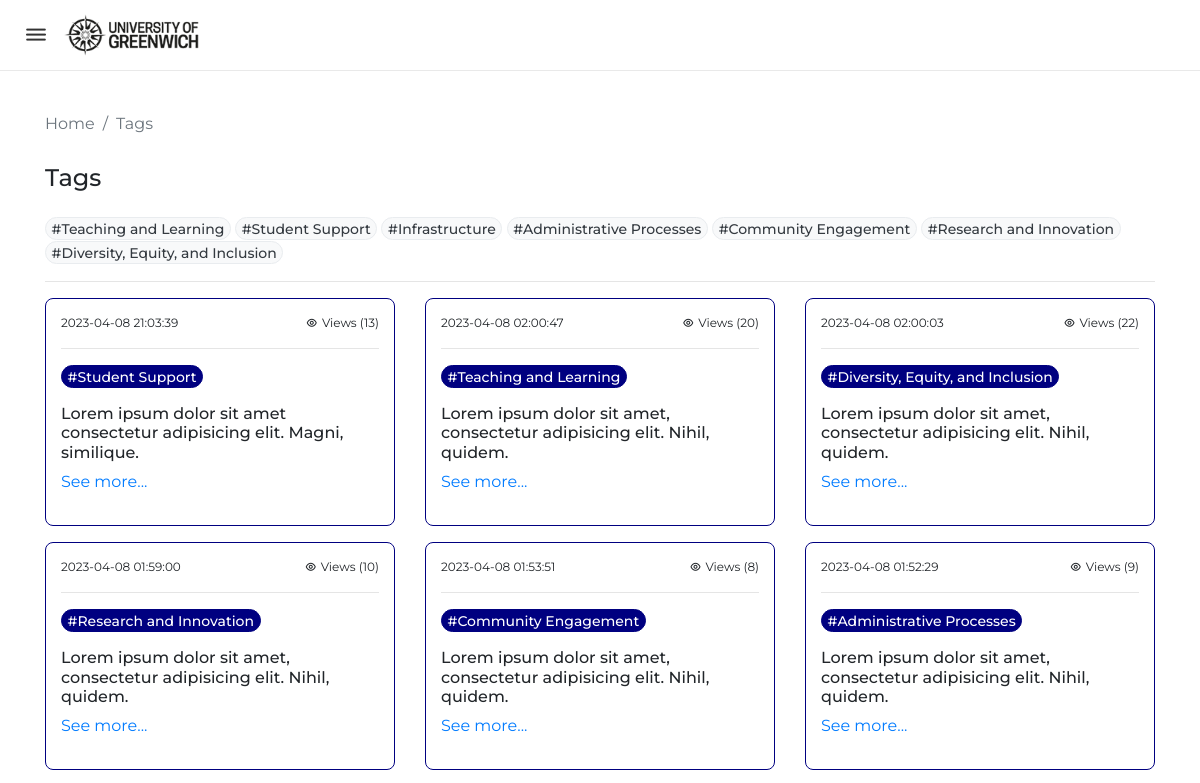
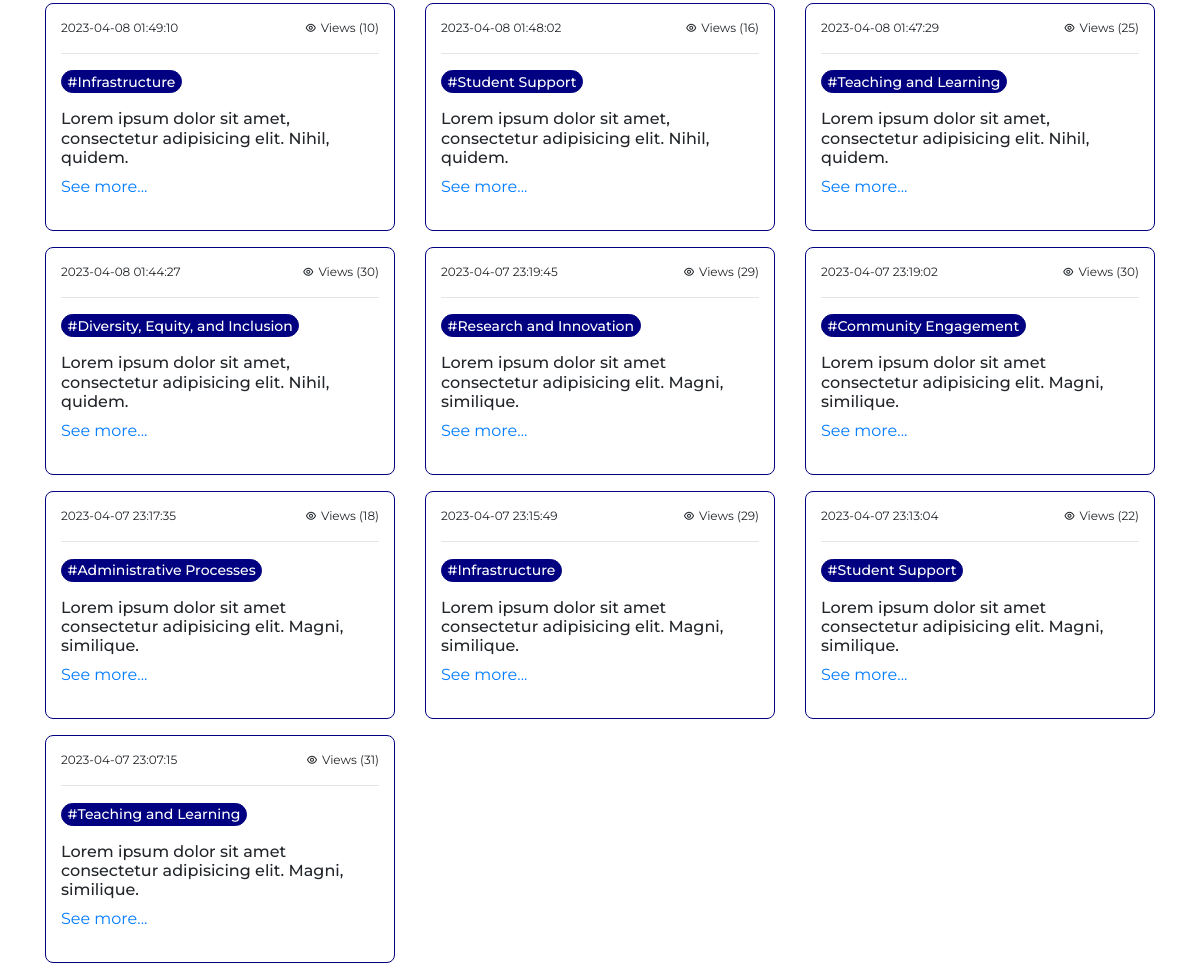
/tags_administrator.php, run on the app's committed database (2 pictures, top to bottom).
### tables this page shows
CREATE TABLE `category` (
  `CategoryID` int(11) NOT NULL,
  `CategoryName` varchar(50) NOT NULL,
  `CategoryStatus` varchar(20) NOT NULL
);

CREATE TABLE `idea` (
  `IdeaID` int(11) NOT NULL,
  `AcademicYearID` int(11) NOT NULL,
  `CategoryID` int(11) NOT NULL,
  `IdeaTitle` varchar(100) NOT NULL,
  `IdeaDetails` varchar(255) NOT NULL,
  `AttachmentFile` text NOT NULL,
  `isAnonymous` varchar(20) NOT NULL,
  `UploadedBy` int(11) NOT NULL,
  `UploadedOn` datetime NOT NULL,
  `Views` int(11) NOT NULL
);

### tags_administrator.php (the view, shortened to what this page needs)
<?php
include('connect.php');
?>
<!DOCTYPE html>
<html lang="en">
<head>
    <link rel="stylesheet" href="style.css">
    <link rel="stylesheet" href="https://unicons.iconscout.com/release/v4.0.0/css/line.css">
    <link rel="stylesheet" href="https://cdn.jsdelivr.net/npm/bootstrap@4.6.2/dist/css/bootstrap.min.css">
</head>
<body>
    <nav class="navi-bar">
        <div class="logo">
            <i class="uil uil-bars menu-icon"></i>
            <img src="img/uog-logo.png" alt="University of Greenwich Logo">
        </div>
    </nav>
    <main>
        <div class="container" style="margin-top: 100px;">
            <nav aria-label="breadcrumb">
                <ol class="breadcrumb">
                  <li class="breadcrumb-item"><a href="home_administrator.php">Home</a></li>
                  <li class="breadcrumb-item active" aria-current="page">Tags</li>
                </ol>
              </nav>
            <div class="tags-container">
                <h4>Tags</h4>
                <div class="post-tags mt-4">
                    <?php
                    $query = "SELECT * FROM category";
                    $result = mysqli_query($connection, $query);
                    while ($row = mysqli_fetch_assoc($result)) {
                        ?>
                        <span class="badge rounded-pill bg-light text-dark text-wrap tags" style="font-size: 14px; font-weight: 500;" data-id="<?php echo $row['CategoryID']?>" name="btnCategory">#<?php echo $row['CategoryName']?></span>
                        <?php
                    }
                    ?>
                </div>
            </div>
            <hr>
            <div class="tag-idea-container">
                <div class="row">
                <?php
                $result = mysqli_query($connection,"SELECT *
                                                    FROM idea
                                                    INNER JOIN academicyear ON academicyear.AcademicYearID=idea.AcademicYearID
                                                    INNER JOIN category ON category.CategoryID=idea.CategoryID
                                                    INNER JOIN user ON user.UserID=idea.UploadedBy
                                                    ORDER BY idea.UploadedOn DESC");
                while($row = mysqli_fetch_array($result))
                {
                ?>
                    <div class="col-lg-4 mb-3">
                        <div class="idea-post">
                            <div class="idea-header">
                                <small class="mb-0" style="font-size: 12px;"><?php echo $row['UploadedOn']?></small>
                                <small class="mb-0" style="font-size: 12px;"><i class="uil uil-eye mr-1"></i>Views (<?php echo $row['Views']?>)</small>
                            </div>
                            <hr>
                            <span class="badge rounded-pill bg-light text-dark text-wrap mb-2 tags active" style="font-size: 14px; font-weight: 500;">#<?php echo $row['CategoryName']?></span>
                                <h6 class="my-2"><?php echo $row['IdeaTitle']?></h6>
                                <p>
                                    <a href="ideadetails_administrator.php?IdeaID=<?php echo $row['IdeaID']?>" class="read-more-link">See more...</a>
                                </p>
                        </div>
                    </div>
                <?php
                }
                ?>
                </div>
            </div>
        </div>
    </main>
</body>
</html>

### style.css (style rules this page uses)
* { margin: 0; padding: 0; box-sizing: border-box; font-family: 'Montserrat', sans-serif; }
body { height: 100vh; }
.navi-bar { position: fixed; top: 0; left: 0; height: 70px; width: 100%; display: flex; align-items: center; background: #FFFFFF; box-shadow: 0 0 1px rgba(0, 0, 0, 0.5); z-index: 100; }
.navi-bar .logo { display: flex; align-items: center; margin: 0 24px; }
.logo .menu-icon { color: #333333; font-size: 24px; margin-right: 14px; cursor: pointer; }
.logo img { width: 140px; }
.breadcrumb { background-color: #FFFFFF !important; padding: 12px 0 !important; }
.breadcrumb a { text-decoration: none !important; color: #6C757D !important; }
.tag-idea-container { display: flex; align-items: center; justify-content: center; }
.tags { background-color: #F8F9FA !important; border: 1px solid #E9ECEF; cursor: pointer; }
.tags:hover, .tags.active { background-color: #000080 !important; border: 1px solid #000080; color: #FFFFFF !important; }
.idea-header { display: flex; align-items: center; justify-content: space-between; }
.idea-post { width: 100%; border-radius: 8px; padding: 15px 15px; border: 1px solid rgba(0, 0, 0, 0.15); border-color: #000080; }

### data on the page
category: CategoryName "Teaching and Learning"
category: CategoryName "Student Support"
category: CategoryName "Infrastructure"
category: CategoryName "Administrative Processes"
category: CategoryName "Community Engagement"
category: CategoryName "Research and Innovation"
category: CategoryName "Diversity, Equity, and Inclusion"
idea: UploadedOn "2023-04-08 21:03:39", Views "13", CategoryID.CategoryName "Student Support", IdeaTitle "Lorem ipsum dolor sit amet consectetur adipisicing elit. Magni, similique."
idea: UploadedOn "2023-04-08 02:00:47", Views "20", CategoryID.CategoryName "Teaching and Learning", IdeaTitle "Lorem ipsum dolor sit amet, consectetur adipisicing elit. Nihil, quidem."
idea: UploadedOn "2023-04-08 02:00:03", Views "22", CategoryID.CategoryName "Diversity, Equity, and Inclusion", IdeaTitle "Lorem ipsum dolor sit amet, consectetur adipisicing elit. Nihil, quidem."
idea: UploadedOn "2023-04-08 01:59:00", Views "10", CategoryID.CategoryName "Research and Innovation", IdeaTitle "Lorem ipsum dolor sit amet, consectetur adipisicing elit. Nihil, quidem."
idea: UploadedOn "2023-04-08 01:53:51", Views "8", CategoryID.CategoryName "Community Engagement", IdeaTitle "Lorem ipsum dolor sit amet, consectetur adipisicing elit. Nihil, quidem."
idea: UploadedOn "2023-04-08 01:52:29", Views "9", CategoryID.CategoryName "Administrative Processes", IdeaTitle "Lorem ipsum dolor sit amet, consectetur adipisicing elit. Nihil, quidem."
idea: UploadedOn "2023-04-08 01:49:10", Views "10", CategoryID.CategoryName "Infrastructure", IdeaTitle "Lorem ipsum dolor sit amet, consectetur adipisicing elit. Nihil, quidem."
idea: UploadedOn "2023-04-08 01:48:02", Views "16", CategoryID.CategoryName "Student Support", IdeaTitle "Lorem ipsum dolor sit amet, consectetur adipisicing elit. Nihil, quidem."
idea: UploadedOn "2023-04-08 01:47:29", Views "25", CategoryID.CategoryName "Teaching and Learning", IdeaTitle "Lorem ipsum dolor sit amet, consectetur adipisicing elit. Nihil, quidem."
idea: UploadedOn "2023-04-08 01:44:27", Views "30", CategoryID.CategoryName "Diversity, Equity, and Inclusion", IdeaTitle "Lorem ipsum dolor sit amet, consectetur adipisicing elit. Nihil, quidem."
idea: UploadedOn "2023-04-07 23:19:45", Views "29", CategoryID.CategoryName "Research and Innovation", IdeaTitle "Lorem ipsum dolor sit amet consectetur adipisicing elit. Magni, similique."
idea: UploadedOn "2023-04-07 23:19:02", Views "30", CategoryID.CategoryName "Community Engagement", IdeaTitle "Lorem ipsum dolor sit amet consectetur adipisicing elit. Magni, similique."
idea: UploadedOn "2023-04-07 23:17:35", Views "18", CategoryID.CategoryName "Administrative Processes", IdeaTitle "Lorem ipsum dolor sit amet consectetur adipisicing elit. Magni, similique."
idea: UploadedOn "2023-04-07 23:15:49", Views "29", CategoryID.CategoryName "Infrastructure", IdeaTitle "Lorem ipsum dolor sit amet consectetur adipisicing elit. Magni, similique."
idea: UploadedOn "2023-04-07 23:13:04", Views "22", CategoryID.CategoryName "Student Support", IdeaTitle "Lorem ipsum dolor sit amet consectetur adipisicing elit. Magni, similique."
idea: UploadedOn "2023-04-07 23:07:15", Views "31", CategoryID.CategoryName "Teaching and Learning", IdeaTitle "Lorem ipsum dolor sit amet consectetur adipisicing elit. Magni, similique."
